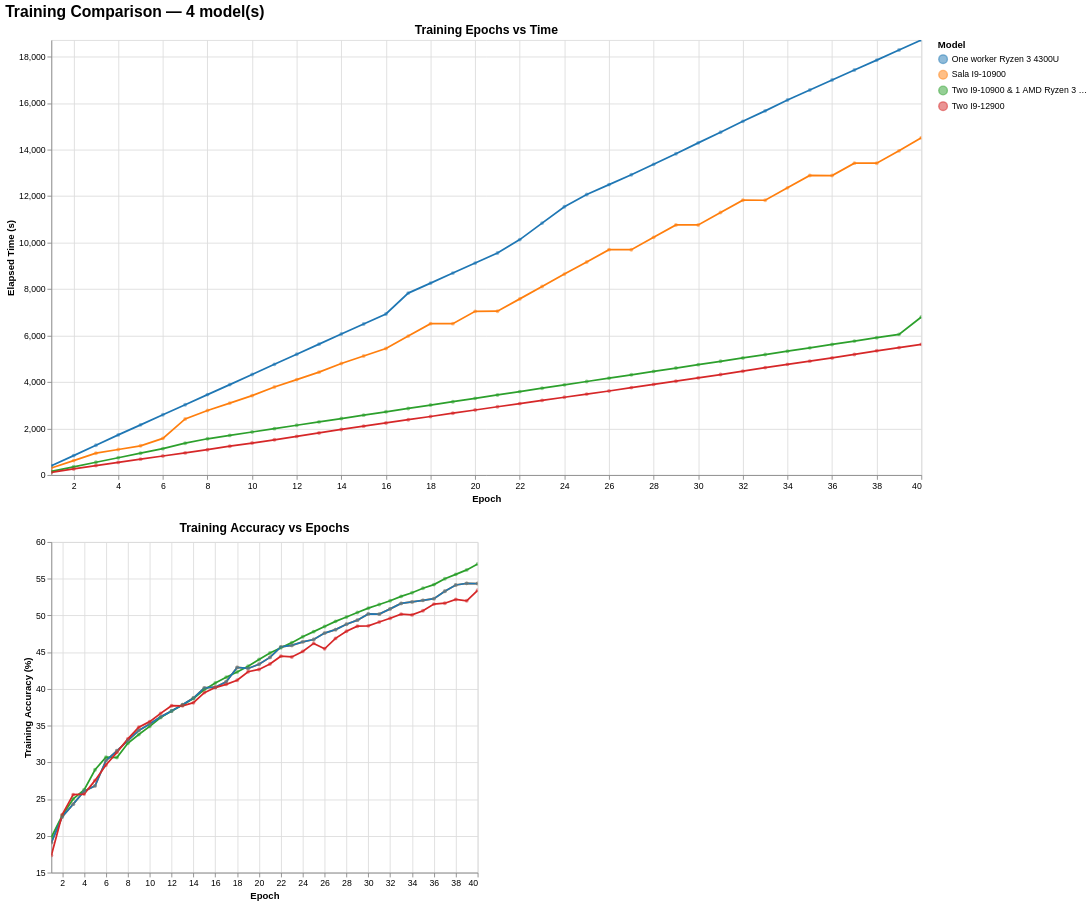

Notebook source saved alongside this figure:
### Markdown cell above
### Physical Testing

<img src="../Images/CIFAR10/image.png">

### Code cell
main("../stats/CIFAR_10")

### Figure 1 — Vega-Lite specification as saved in the notebook (floating-point values rounded to 4 significant figures; data arrays with more than 128 entries replaced by an {"elided": "..."} marker saying what was removed)
{"config": {"view": {"continuousWidth": 300, "continuousHeight": 300}}, "vconcat": [{"mark": {"type": "line", "point": {"opacity": 0.5, "size": 20}}, "encoding": {"color": {"field": "model", "legend": {"orient": "right", "title": "Model"}, "scale": {"scheme": "category10"}, "type": "nominal"}, "tooltip": [{"field": "model", "title": "Model", "type": "nominal"}, {"field": "epoch", "title": "Epoch", "type": "quantitative"}, {"field": "time_s", "format": ".2f", "title": "Time (s)", "type": "quantitative"}, {"field": "acc_train", "format": ".2f", "title": "Train Acc (%)", "type": "quantitative"}], "x": {"field": "epoch", "scale": {"nice": false, "zero": false}, "title": "Epoch", "type": "quantitative"}, "y": {"field": "time_s", "scale": {"nice": false}, "title": "Elapsed Time (s)", "type": "quantitative"}}, "height": 500, "name": "view_f7dadc717b28848b_0", "title": {"text": "Training Epochs vs Time", "fontSize": 14}, "width": 1000}, {"hconcat": [{"mark": {"type": "line", "point": {"opacity": 0.5, "size": 20}}, "encoding": {"color": {"field": "model", "legend": {"orient": "right", "title": "Model"}, "scale": {"scheme": "category10"}, "type": "nominal"}, "tooltip": [{"field": "model", "title": "Model", "type": "nominal"}, {"field": "epoch", "title": "Epoch", "type": "quantitative"}, {"field": "acc_train", "format": ".2f", "title": "Train Acc (%)", "type": "quantitative"}, {"field": "loss", "format": ".4f", "title": "Loss", "type": "quantitative"}], "x": {"field": "epoch", "scale": {"nice": false}, "title": "Epoch", "type": "quantitative"}, "y": {"field": "acc_train", "scale": {"zero": false}, "title": "Training Accuracy (%)", "type": "quantitative"}}, "height": 380, "name": "view_d3e7178f86e2a9ea_0", "title": {"text": "Training Accuracy vs Epochs", "fontSize": 14}, "width": 490}], "resolve": {"scale": {"color": "shared", "y": "independent"}}}], "data": {"name": "data-0a91346c9a37b66673b7ff50bb82334a"}, "params": [{"name": "zoom_epoch_time", "select": {"type": "interval"}, "bind": "scales", "views": ["view_f7dadc717b28848b_0"]}, {"name": "zoom_acc_epoch", "select": {"type": "interval"}, "bind": "scales", "views": ["view_d3e7178f86e2a9ea_0"]}], "resolve": {"scale": {"color": "shared"}}, "title": {"text": "Training Comparison — 4 model(s)", "fontSize": 18}, "$schema": "https://vega.github.io/schema/vega-lite/v6.1.0.json", "datasets": {"data-0a91346c9a37b66673b7ff50bb82334a": {"elided": "160 records"}}}
